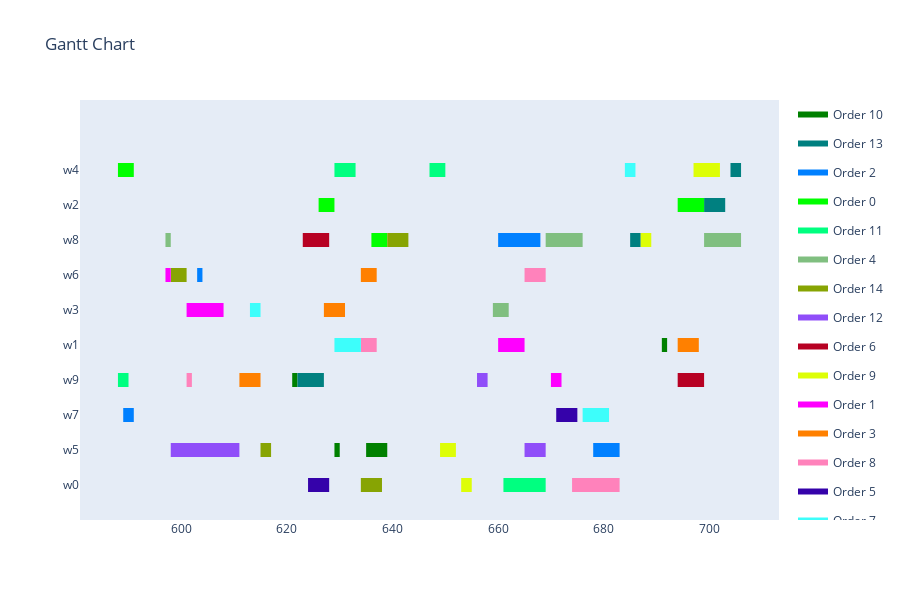

The notebook cell saved with this chart:
### Markdown cell above
Visualization

### Code cell
visualize_schedule(schedule, production_environment, orders)

### Figure 1 — Plotly figure (JSON) as saved in the notebook; plotly's stock layout.template omitted (floating-point values rounded to 4 significant figures)
{"data": [{"fill": "toself", "fillcolor": "rgb(0, 128, 0)", "hoverinfo": "name", "legendgroup": "rgb(0, 128, 0)", "mode": "none", "name": "Order 10", "type": "scatter", "x": [691, 692, 692, 691, 691, 621, 622, 622, 621, 621, 629, 630, 630, 629, 629, 635, 639, 639, 635], "y": [3.8, 3.8, 4.2, 4.2, null, 2.8, 2.8, 3.2, 3.2, null, 0.8, 0.8, 1.2, 1.2, null, 0.8, 0.8, 1.2, 1.2]}, {"fill": "toself", "fillcolor": "rgb(0, 128, 128)", "hoverinfo": "name", "legendgroup": "rgb(0, 128, 128)", "mode": "none", "name": "Order 13", "type": "scatter", "x": [704, 706, 706, 704, 704, 699, 703, 703, 699, 699, 685, 687, 687, 685, 685, 622, 627, 627, 622], "y": [8.8, 8.8, 9.2, 9.2, null, 7.8, 7.8, 8.2, 8.2, null, 6.8, 6.8, 7.2, 7.2, null, 2.8, 2.8, 3.2, 3.2]}, {"fill": "toself", "fillcolor": "rgb(0, 128, 255)", "hoverinfo": "name", "legendgroup": "rgb(0, 128, 255)", "mode": "none", "name": "Order 2", "type": "scatter", "x": [660, 668, 668, 660, 660, 603, 604, 604, 603, 603, 589, 591, 591, 589, 589, 678, 683, 683, 678], "y": [6.8, 6.8, 7.2, 7.2, null, 5.8, 5.8, 6.2, 6.2, null, 1.8, 1.8, 2.2, 2.2, null, 0.8, 0.8, 1.2, 1.2]}, {"fill": "toself", "fillcolor": "rgb(0, 255, 0)", "hoverinfo": "name", "legendgroup": "rgb(0, 255, 0)", "mode": "none", "name": "Order 0", "type": "scatter", "x": [588, 591, 591, 588, 588, 626, 629, 629, 626, 626, 694, 699, 699, 694, 694, 636, 639, 639, 636], "y": [8.8, 8.8, 9.2, 9.2, null, 7.8, 7.8, 8.2, 8.2, null, 7.8, 7.8, 8.2, 8.2, null, 6.8, 6.8, 7.2, 7.2]}, {"fill": "toself", "fillcolor": "rgb(0, 255, 128)", "hoverinfo": "name", "legendgroup": "rgb(0, 255, 128)", "mode": "none", "name": "Order 11", "type": "scatter", "x": [629, 633, 633, 629, 629, 647, 650, 650, 647, 647, 588, 590, 590, 588, 588, 661, 669, 669, 661], "y": [8.8, 8.8, 9.2, 9.2, null, 8.8, 8.8, 9.2, 9.2, null, 2.8, 2.8, 3.2, 3.2, null, -0.2, -0.2, 0.2, 0.2]}, {"fill": "toself", "fillcolor": "rgb(128, 191, 128)", "hoverinfo": "name", "legendgroup": "rgb(128, 191, 128)", "mode": "none", "name": "Order 4", "type": "scatter", "x": [597, 598, 598, 597, 597, 669, 676, 676, 669, 669, 699, 706, 706, 699, 699, 659, 662, 662, 659], "y": [6.8, 6.8, 7.2, 7.2, null, 6.8, 6.8, 7.2, 7.2, null, 6.8, 6.8, 7.2, 7.2, null, 4.8, 4.8, 5.2, 5.2]}, {"fill": "toself", "fillcolor": "rgb(135, 164, 3)", "hoverinfo": "name", "legendgroup": "rgb(135, 164, 3)", "mode": "none", "name": "Order 14", "type": "scatter", "x": [639, 643, 643, 639, 639, 598, 601, 601, 598, 598, 615, 617, 617, 615, 615, 634, 638, 638, 634], "y": [6.8, 6.8, 7.2, 7.2, null, 5.8, 5.8, 6.2, 6.2, null, 0.8, 0.8, 1.2, 1.2, null, -0.2, -0.2, 0.2, 0.2]}, {"fill": "toself", "fillcolor": "rgb(144, 78, 249)", "hoverinfo": "name", "legendgroup": "rgb(144, 78, 249)", "mode": "none", "name": "Order 12", "type": "scatter", "x": [656, 658, 658, 656, 656, 598, 603, 603, 598, 598, 603, 611, 611, 603, 603, 665, 669, 669, 665], "y": [2.8, 2.8, 3.2, 3.2, null, 0.8, 0.8, 1.2, 1.2, null, 0.8, 0.8, 1.2, 1.2, null, 0.8, 0.8, 1.2, 1.2]}, {"fill": "toself", "fillcolor": "rgb(183, 1, 35)", "hoverinfo": "name", "legendgroup": "rgb(183, 1, 35)", "mode": "none", "name": "Order 6", "type": "scatter", "x": [623, 628, 628, 623, 623, 694, 699, 699, 694], "y": [6.8, 6.8, 7.2, 7.2, null, 2.8, 2.8, 3.2, 3.2]}, {"fill": "toself", "fillcolor": "rgb(221, 254, 7)", "hoverinfo": "name", "legendgroup": "rgb(221, 254, 7)", "mode": "none", "name": "Order 9", "type": "scatter", "x": [697, 702, 702, 697, 697, 687, 689, 689, 687, 687, 649, 652, 652, 649, 649, 653, 655, 655, 653], "y": [8.8, 8.8, 9.2, 9.2, null, 6.8, 6.8, 7.2, 7.2, null, 0.8, 0.8, 1.2, 1.2, null, -0.2, -0.2, 0.2, 0.2]}, {"fill": "toself", "fillcolor": "rgb(255, 0, 255)", "hoverinfo": "name", "legendgroup": "rgb(255, 0, 255)", "mode": "none", "name": "Order 1", "type": "scatter", "x": [597, 598, 598, 597, 597, 601, 608, 608, 601, 601, 660, 665, 665, 660, 660, 670, 672, 672, 670], "y": [5.8, 5.8, 6.2, 6.2, null, 4.8, 4.8, 5.2, 5.2, null, 3.8, 3.8, 4.2, 4.2, null, 2.8, 2.8, 3.2, 3.2]}, {"fill": "toself", "fillcolor": "rgb(255, 128, 0)", "hoverinfo": "name", "legendgroup": "rgb(255, 128, 0)", "mode": "none", "name": "Order 3", "type": "scatter", "x": [634, 637, 637, 634, 634, 627, 631, 631, 627, 627, 694, 698, 698, 694, 694, 611, 615, 615, 611], "y": [5.8, 5.8, 6.2, 6.2, null, 4.8, 4.8, 5.2, 5.2, null, 3.8, 3.8, 4.2, 4.2, null, 2.8, 2.8, 3.2, 3.2]}, {"fill": "toself", "fillcolor": "rgb(255, 130, 187)", "hoverinfo": "name", "legendgroup": "rgb(255, 130, 187)", "mode": "none", "name": "Order 8", "type": "scatter", "x": [665, 669, 669, 665, 665, 634, 637, 637, 634, 634, 601, 602, 602, 601, 601, 674, 683, 683, 674], "y": [5.8, 5.8, 6.2, 6.2, null, 3.8, 3.8, 4.2, 4.2, null, 2.8, 2.8, 3.2, 3.2, null, -0.2, -0.2, 0.2, 0.2]}, {"fill": "toself", "fillcolor": "rgb(53, 2, 170)", "hoverinfo": "name", "legendgroup": "rgb(53, 2, 170)", "mode": "none", "name": "Order 5", "type": "scatter", "x": [671, 675, 675, 671, 671, 624, 628, 628, 624], "y": [1.8, 1.8, 2.2, 2.2, null, -0.2, -0.2, 0.2, 0.2]}, {"fill": "toself", "fillcolor": "rgb(61, 254, 251)", "hoverinfo": "name", "legendgroup": "rgb(61, 254, 251)", "mode": "none", "name": "Order 7", "type": "scatter", "x": [684, 686, 686, 684, 684, 613, 615, 615, 613, 613, 629, 634, 634, 629, 629, 676, 681, 681, 676], "y": [8.8, 8.8, 9.2, 9.2, null, 4.8, 4.8, 5.2, 5.2, null, 3.8, 3.8, 4.2, 4.2, null, 1.8, 1.8, 2.2, 2.2]}, {"legendgroup": "rgb(0, 128, 0)", "marker": {"color": "rgb(0, 128, 0)", "opacity": 0, "size": 1}, "mode": "markers", "name": "", "showlegend": false, "text": [null, null, null, null, null, null, null, null], "type": "scatter", "x": [691, 692, 621, 622, 629, 630, 635, 639], "y": [4, 4, 3, 3, 1, 1, 1, 1]}, {"legendgroup": "rgb(0, 128, 128)", "marker": {"color": "rgb(0, 128, 128)", "opacity": 0, "size": 1}, "mode": "markers", "name": "", "showlegend": false, "text": [null, null, null, null, null, null, null, null], "type": "scatter", "x": [704, 706, 699, 703, 685, 687, 622, 627], "y": [9, 9, 8, 8, 7, 7, 3, 3]}, {"legendgroup": "rgb(0, 128, 255)", "marker": {"color": "rgb(0, 128, 255)", "opacity": 0, "size": 1}, "mode": "markers", "name": "", "showlegend": false, "text": [null, null, null, null, null, null, null, null], "type": "scatter", "x": [660, 668, 603, 604, 589, 591, 678, 683], "y": [7, 7, 6, 6, 2, 2, 1, 1]}, {"legendgroup": "rgb(0, 255, 0)", "marker": {"color": "rgb(0, 255, 0)", "opacity": 0, "size": 1}, "mode": "markers", "name": "", "showlegend": false, "text": [null, null, null, null, null, null, null, null], "type": "scatter", "x": [588, 591, 626, 629, 694, 699, 636, 639], "y": [9, 9, 8, 8, 8, 8, 7, 7]}, {"legendgroup": "rgb(0, 255, 128)", "marker": {"color": "rgb(0, 255, 128)", "opacity": 0, "size": 1}, "mode": "markers", "name": "", "showlegend": false, "text": [null, null, null, null, null, null, null, null], "type": "scatter", "x": [629, 633, 647, 650, 588, 590, 661, 669], "y": [9, 9, 9, 9, 3, 3, 0, 0]}, {"legendgroup": "rgb(128, 191, 128)", "marker": {"color": "rgb(128, 191, 128)", "opacity": 0, "size": 1}, "mode": "markers", "name": "", "showlegend": false, "text": [null, null, null, null, null, null, null, null], "type": "scatter", "x": [597, 598, 669, 676, 699, 706, 659, 662], "y": [7, 7, 7, 7, 7, 7, 5, 5]}, {"legendgroup": "rgb(135, 164, 3)", "marker": {"color": "rgb(135, 164, 3)", "opacity": 0, "size": 1}, "mode": "markers", "name": "", "showlegend": false, "text": [null, null, null, null, null, null, null, null], "type": "scatter", "x": [639, 643, 598, 601, 615, 617, 634, 638], "y": [7, 7, 6, 6, 1, 1, 0, 0]}, {"legendgroup": "rgb(144, 78, 249)", "marker": {"color": "rgb(144, 78, 249)", "opacity": 0, "size": 1}, "mode": "markers", "name": "", "showlegend": false, "text": [null, null, null, null, null, null, null, null], "type": "scatter", "x": [656, 658, 598, 603, 603, 611, 665, 669], "y": [3, 3, 1, 1, 1, 1, 1, 1]}, {"legendgroup": "rgb(183, 1, 35)", "marker": {"color": "rgb(183, 1, 35)", "opacity": 0, "size": 1}, "mode": "markers", "name": "", "showlegend": false, "text": [null, null, null, null], "type": "scatter", "x": [623, 628, 694, 699], "y": [7, 7, 3, 3]}, {"legendgroup": "rgb(221, 254, 7)", "marker": {"color": "rgb(221, 254, 7)", "opacity": 0, "size": 1}, "mode": "markers", "name": "", "showlegend": false, "text": [null, null, null, null, null, null, null, null], "type": "scatter", "x": [697, 702, 687, 689, 649, 652, 653, 655], "y": [9, 9, 7, 7, 1, 1, 0, 0]}, {"legendgroup": "rgb(255, 0, 255)", "marker": {"color": "rgb(255, 0, 255)", "opacity": 0, "size": 1}, "mode": "markers", "name": "", "showlegend": false, "text": [null, null, null, null, null, null, null, null], "type": "scatter", "x": [597, 598, 601, 608, 660, 665, 670, 672], "y": [6, 6, 5, 5, 4, 4, 3, 3]}, {"legendgroup": "rgb(255, 128, 0)", "marker": {"color": "rgb(255, 128, 0)", "opacity": 0, "size": 1}, "mode": "markers", "name": "", "showlegend": false, "text": [null, null, null, null, null, null, null, null], "type": "scatter", "x": [634, 637, 627, 631, 694, 698, 611, 615], "y": [6, 6, 5, 5, 4, 4, 3, 3]}, {"legendgroup": "rgb(255, 130, 187)", "marker": {"color": "rgb(255, 130, 187)", "opacity": 0, "size": 1}, "mode": "markers", "name": "", "showlegend": false, "text": [null, null, null, null, null, null, null, null], "type": "scatter", "x": [665, 669, 634, 637, 601, 602, 674, 683], "y": [6, 6, 4, 4, 3, 3, 0, 0]}, {"legendgroup": "rgb(53, 2, 170)", "marker": {"color": "rgb(53, 2, 170)", "opacity": 0, "size": 1}, "mode": "markers", "name": "", "showlegend": false, "text": [null, null, null, null], "type": "scatter", "x": [671, 675, 624, 628], "y": [2, 2, 0, 0]}, {"legendgroup": "rgb(61, 254, 251)", "marker": {"color": "rgb(61, 254, 251)", "opacity": 0, "size": 1}, "mode": "markers", "name": "", "showlegend": false, "text": [null, null, null, null, null, null, null, null], "type": "scatter", "x": [684, 686, 613, 615, 629, 634, 676, 681], "y": [9, 9, 5, 5, 4, 4, 2, 2]}], "layout": {"height": 600, "hovermode": "closest", "showlegend": true, "title": {"text": "Gantt Chart"}, "xaxis": {"rangeselector": {"buttons": [{"count": 7, "label": "1w", "step": "day", "stepmode": "backward"}, {"count": 1, "label": "1m", "step": "month", "stepmode": "backward"}, {"count": 6, "label": "6m", "step": "month", "stepmode": "backward"}, {"count": 1, "label": "YTD", "step": "year", "stepmode": "todate"}, {"count": 1, "label": "1y", "step": "year", "stepmode": "backward"}, {"step": "all"}]}, "showgrid": false, "type": "linear", "zeroline": false}, "yaxis": {"autorange": false, "range": [-1, 11], "showgrid": false, "ticktext": ["w0", "w5", "w7", "w9", "w1", "w3", "w6", "w8", "w2", "w4"], "tickvals": [0, 1, 2, 3, 4, 5, 6, 7, 8, 9], "zeroline": false}}}
